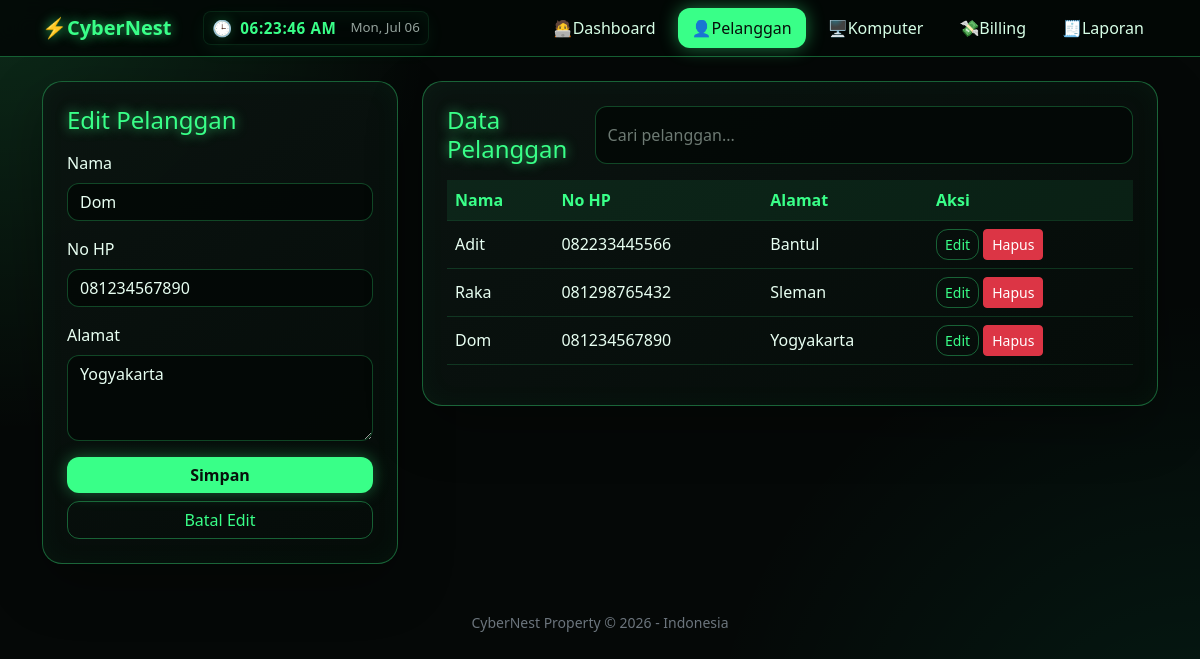
The app's page /index.php?page=pelanggan&edit=1 with its own data.
### tables this page shows
CREATE TABLE IF NOT EXISTS pelanggan (
    id_pelanggan INT AUTO_INCREMENT PRIMARY KEY,
    nama VARCHAR(100) NOT NULL,
    no_hp VARCHAR(20),
    alamat TEXT,
    created_at TIMESTAMP DEFAULT CURRENT_TIMESTAMP
);

### index.php (called while the page is built, shortened)
<?php
$page = $_GET['page'] ?? 'dashboard';
require_once __DIR__ . '/includes/header.php';
require_once __DIR__ . '/pages/' . $page . '.php';
require_once __DIR__ . '/includes/footer.php';
?>

### includes/functions.php (called while the page is built, shortened)
<?php
function e($value) {
    return htmlspecialchars((string)$value, ENT_QUOTES, 'UTF-8');
}
?>

### pages/pelanggan.php (the view, shortened to what this page needs)
<?php
$edit = null;
if (isset($_GET['edit'])) {
    $stmt = $pdo->prepare('SELECT * FROM pelanggan WHERE id_pelanggan=?');
    $stmt->execute([$_GET['edit']]);
    $edit = $stmt->fetch(PDO::FETCH_ASSOC);
}
$pelanggan = $pdo->query('SELECT * FROM pelanggan ORDER BY id_pelanggan DESC')->fetchAll(PDO::FETCH_ASSOC);
?>
<div class="row g-4">
    <div class="col-lg-4">
        <div class="cyber-card p-4">
            <h4 class="neon-text mb-3"><?= $edit ? 'Edit Pelanggan' : 'Tambah Pelanggan' ?></h4>
            <form method="post">
                <div class="mb-3">
                    <label class="form-label">Nama</label>
                    <input type="text" name="nama" class="form-control" required value="<?= e($edit['nama'] ?? '') ?>">
                </div>
                <div class="mb-3">
                    <label class="form-label">No HP</label>
                    <input type="text" name="no_hp" class="form-control" value="<?= e($edit['no_hp'] ?? '') ?>">
                </div>
                <div class="mb-3">
                    <label class="form-label">Alamat</label>
                    <textarea name="alamat" class="form-control" rows="3"><?= e($edit['alamat'] ?? '') ?></textarea>
                </div>
                <button class="btn btn-neon w-100" type="submit">Simpan</button>
                <?php if ($edit): ?><a class="btn btn-outline-neon w-100 mt-2" href="index.php?page=pelanggan">Batal Edit</a><?php endif; ?>
            </form>
        </div>
    </div>
    <div class="col-lg-8">
        <div class="cyber-card p-4">
            <div class="d-flex flex-column flex-md-row justify-content-between gap-2 mb-3">
                <h4 class="neon-text mb-0">Data Pelanggan</h4>
                <input id="searchTable" class="form-control w-md-50" placeholder="Cari pelanggan...">
            </div>
            <div class="table-responsive">
                <table class="table align-middle">
                    <thead><tr><th>Nama</th><th>No HP</th><th>Alamat</th><th>Aksi</th></tr></thead>
                    <tbody>
                    <?php foreach ($pelanggan as $row): ?>
                        <tr>
                            <td><?= e($row['nama']) ?></td>
                            <td><?= e($row['no_hp']) ?></td>
                            <td><?= e($row['alamat']) ?></td>
                            <td class="text-nowrap">
                                <a class="btn btn-sm btn-outline-neon" href="index.php?page=pelanggan&edit=<?= e($row['id_pelanggan']) ?>">Edit</a>
                                <form method="post" class="d-inline" onsubmit="return confirm('Hapus pelanggan ini?')">
                                    <button class="btn btn-sm btn-danger" type="submit">Hapus</button>
                                </form>
                            </td>
                        </tr>
                    <?php endforeach; ?>
                    </tbody>
                </table>
            </div>
        </div>
    </div>
</div>

### assets/css/style.css (style rules this page uses)
:root { --bg-main: #050807; --bg-card: #0b1411; --green: #39ff88; --green-soft: rgba(57, 255, 136, .16); --green-border: rgba(57, 255, 136, .35); --text-muted: #94a39c; }
body { min-height: 100vh; background: radial-gradient(circle at top left, rgba(57,255,136,.14), transparent 30%), radial-gradient(circle at bottom right, rgba(0,255,170,.08), transparent 35%), var(--bg-main); color: #e8fff2; font-family: system-ui, -apple-system, BlinkMacSystemFont, "Segoe UI", sans-serif; }
.neon-text { color: var(--green) !important; text-shadow: 0 0 12px rgba(57,255,136,.75); }
.cyber-card { background: linear-gradient(145deg, rgba(11,20,17,.96), rgba(5,12,9,.96)); border: 1px solid var(--green-border); border-radius: 20px; box-shadow: 0 20px 55px rgba(0, 0, 0, .32), inset 0 0 28px rgba(57,255,136,.04); }
.btn-neon { background: var(--green); color: #07100b; font-weight: 700; border: none; border-radius: 12px; box-shadow: 0 0 16px rgba(57,255,136,.35); }
.btn-outline-neon { border: 1px solid var(--green-border); color: var(--green); border-radius: 12px; }
.form-control, .form-select { background: rgba(3, 8, 6, .82); color: #e8fff2; border: 1px solid rgba(57,255,136,.25); border-radius: 12px; }
.form-control::placeholder { color: #6d7a73; }
.table { --bs-table-bg: transparent; --bs-table-color: #e8fff2; --bs-table-border-color: rgba(57,255,136,.16); }
.table thead th { color: var(--green); background: rgba(57,255,136,.08); }
a { color: var(--green); }

### records on screen
pelanggan: nama "Dom", no_hp "081234567890", alamat "Yogyakarta"
pelanggan: nama "Adit", no_hp "082233445566", alamat "Bantul"
pelanggan: nama "Raka", no_hp "081298765432", alamat "Sleman"
